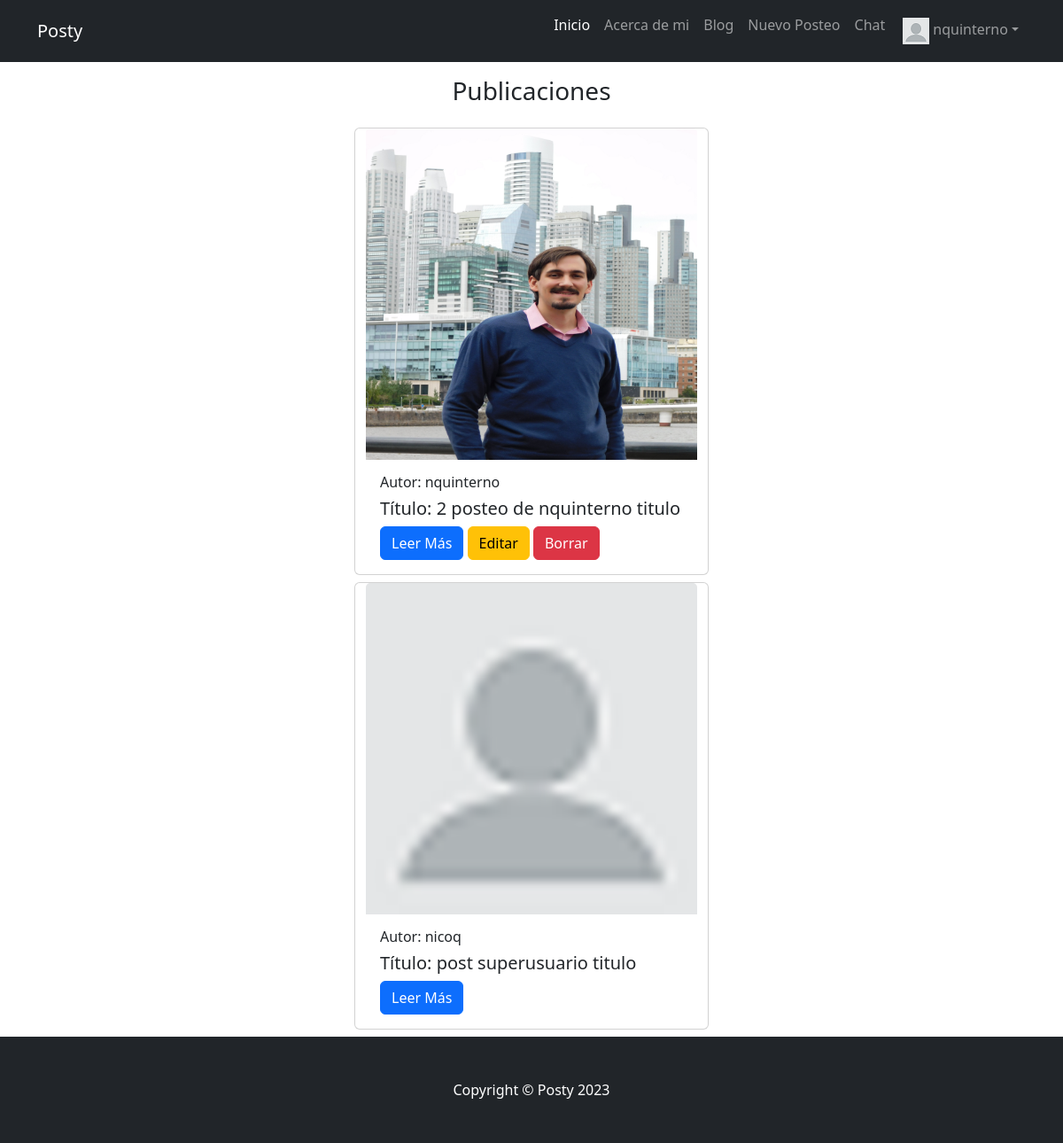
The app's page /pages/ (signed in) with its own data.
### acount/models.py (models this page shows, shortened)
class Avatar(models.Model):
    user = models.ForeignKey(User, on_delete=models.CASCADE)
    imagen = models.ImageField(upload_to='avatares', null=True, blank = True)

### web_ppal/models.py (models this page shows, shortened)
class Post(models.Model):
    autor_id = models.ForeignKey(User, on_delete=models.CASCADE)
    titulo = models.CharField(max_length=40)
    subtitulo = models.CharField(max_length=100, default="")
    texto = models.CharField(max_length=2500)
    imagen = models.ImageField(upload_to='posteos', null=True, blank = True,)
    fecha = models.DateTimeField(default=timezone.now)

### web_ppal/views.py (the view)
# urls.py: path("pages/",web_ppal.views.PostList.as_view(),name="List"),
class PostList(ListView, LoginRequiredMixin):
    model = Post
    template_name = 'web_ppal/post_list.html'

### web_ppal/templates/web_ppal/post_list.html
{% extends "acount/padre.html" %}
{% load static %}
{% block post_list %}
  <div class="container">
    <div class="row d-flex justify-content-center">
      <h3 class="d-flex m-3 justify-content-center">Publicaciones</h3>
    </div>
  </div>
    <div class="container">
      {% for post in object_list %}
      <div class="row m-2 d-flex justify-content-center">
      <div class="card d-flex justify-content-center" style="width: 25rem;">
        <img src="{{ post.imagen.url }}" class="card-img-top" alt="...">
          <div class="card-body">
            <h6 class="card-title">Autor: {{post.autor_id}}</h6>
            <h5 class="card-title">Título: {{post.titulo}}</h5>
            <a href="{% url 'web_ppal:Detail' post.id %}" class="btn btn-primary">Leer Más</a>
            {% if post.autor_id == request.user %}
              <a href="{% url 'web_ppal:Edit' post.id %}" class="btn btn-warning">Editar</a>
              <a href="{% url 'web_ppal:Delete' post.id %}" class="btn btn-danger">Borrar</a>
            {% endif %}
          </div>
        </div>
      </div>
      {% empty %}
      <div class="container">
        <div class="row d-flex justify-content-center">
          <h5 class="d-flex m-3 justify-content-center">No hay Páginas Aún</h5>
        </div>
      </div>
      {% endfor %}
    </div>
{% endblock %}

### acount/templates/acount/padre.html (shortened to what this page needs)
<!DOCTYPE html>
<html lang="en">
    <head>
        {% load static %}
        <link href="{% static 'acount/css/styles.css' %}" rel="stylesheet" />
        <link href="{% static 'acount/css/style_2.css' %}" rel="stylesheet" />
        <link href="{% static 'web_ppal/css/style_2.css' %}" rel="stylesheet" />
    </head>
    <body>
        <nav class="navbar navbar-expand-lg navbar-dark bg-dark">
            <div class="container">
                <a class="navbar-brand" href="#!">Posty</a>
                <div class="collapse navbar-collapse" id="navbarSupportedContent">
                    <ul class="navbar-nav ms-auto mb-2 mb-lg-0">
                        {% if request.user.is_authenticated %}
                        <li class="nav-item"><a class="nav-link active" aria-current="page" href="{% url 'web_ppal:Inicio' %}">Inicio</a></li>
                        <li class="nav-item"><a class="nav-link" href="{% url 'web_ppal:AboutMe' %}">Acerca de mi</a></li>
                        <li class="nav-item"><a class="nav-link" href="{% url 'web_ppal:List' %}">Blog</a></li>
                        <li class="nav-item"><a class="nav-link" href="{% url 'web_ppal:New' %}">Nuevo Posteo</a></li>
                        <li class="nav-item"><a class="nav-link" href="{% url 'web_ppal:Chat' %}">Chat</a></li>
                        <li class="nav-item dropdown">
                            <a class="nav-link dropdown-toggle" href="#" role="button" data-bs-toggle="dropdown" aria-expanded="false"><img src="{{ user.avatar_set.last.imagen.url }}" alt="" class="avatar mx-1 my-1">{{request.user}}</a>
                          </li>
                        {% endif %}
                    </ul>
                </div>
            </div>
        </nav>
        {% block post_list %}
        {% endblock post_list %}
        <footer class="py-5 bg-dark">
            <div class="container"><p class="m-0 text-center text-white">Copyright &copy; Posty 2023</p></div>
        </footer>
    </body>
</html>

### acount/static/acount/css/style_2.css (style rules this page uses)
.avatar { margin-right: 5px; margin-left: 5px; max-width: auto; max-height: 30px; }

### records on screen
Post: shows a picture, autor_id "nquinterno", titulo "2 posteo de nquinterno titulo", shows "Editar"
Post: shows a picture, autor_id "nicoq", titulo "post superusuario titulo"

### other values on screen
{{ request.user }} "nquinterno"
